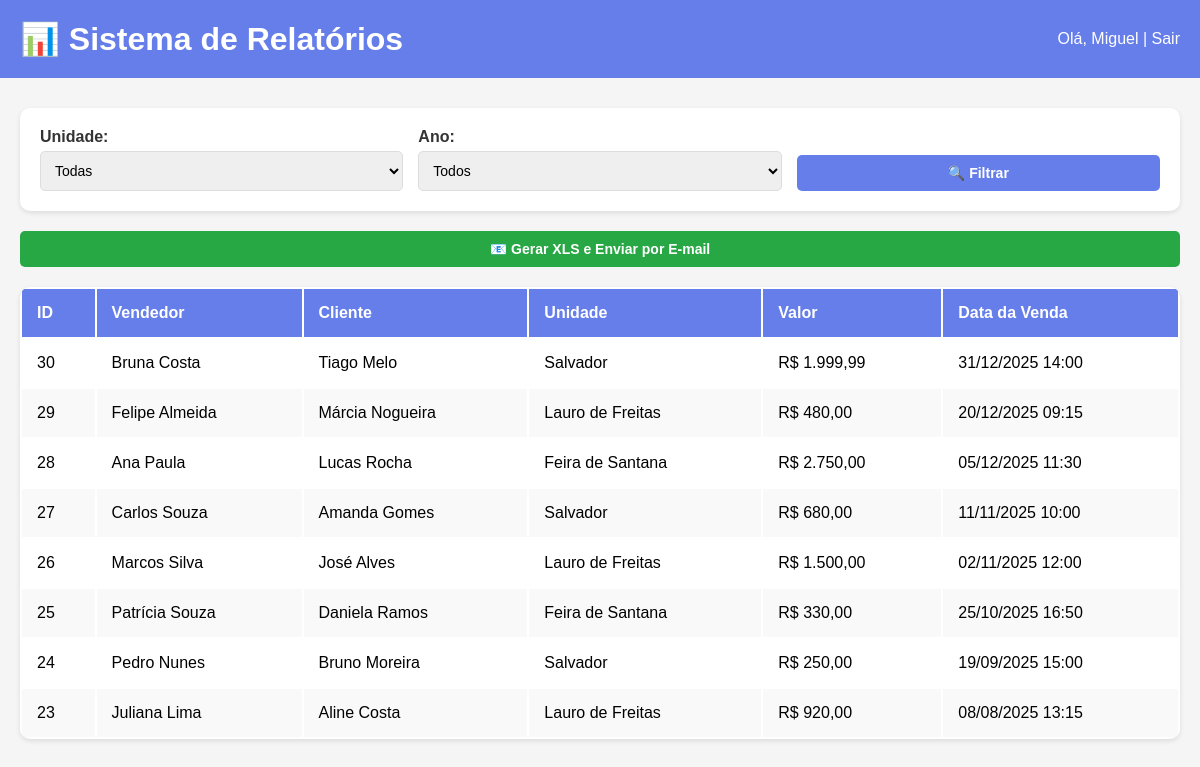
Page /app/public/dashboard.php (signed in) on the earlier database version.
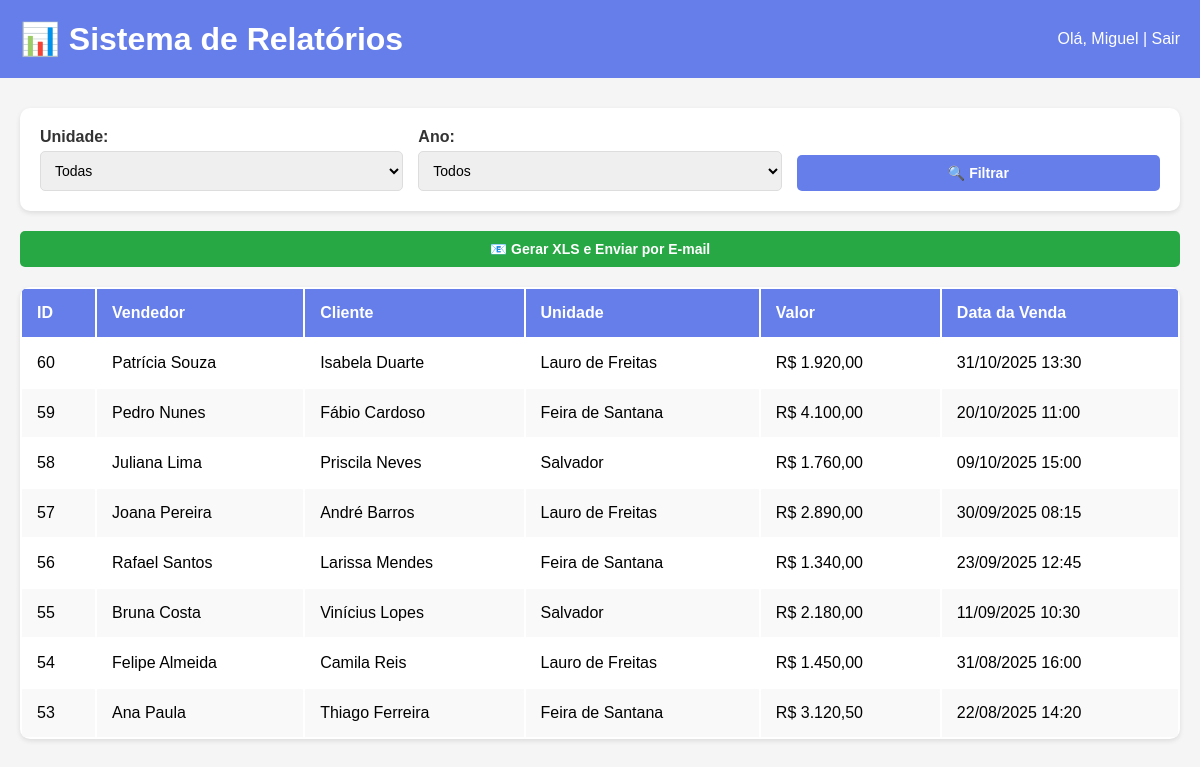
Same page on the later database version.
### tables this page shows
CREATE TABLE vendas (
    id INT AUTO_INCREMENT PRIMARY KEY,
    vendedor VARCHAR(100) NOT NULL,
    cliente VARCHAR(100) NOT NULL,
    unidade ENUM('Salvador', 'Feira de Santana', 'Lauro de Freitas') NOT NULL,
    valor_venda DECIMAL(10,2) NOT NULL,
    data_venda TIMESTAMP NOT NULL DEFAULT CURRENT_TIMESTAMP,
    criado_em DATETIME DEFAULT CURRENT_TIMESTAMP
);

### app/src/dashboard.php (called while the page is built, shortened)
<?php
$pdo = getConnection();
$sql = "SELECT * FROM vendas WHERE 1=1";
$params = [];
$sql .= " ORDER BY data_venda DESC LIMIT 8";
$stmt = $pdo->prepare($sql);
$stmt->execute($params);
$vendas = $stmt->fetchAll(PDO::FETCH_ASSOC);
?>

### app/public/dashboard.php (the view, shortened to what this page needs)
<?php require_once __DIR__ . '/../src/dashboard.php';?>
<!DOCTYPE html>
<html lang="pt-BR">
<head>
</head>
<body>
    <div class="header">
        <h1>📊 Sistema de Relatórios</h1>
        <div>
            Olá, <?= htmlspecialchars($_SESSION['usuario_nome']) ?> |
            <a href="logout.php">Sair</a>
        </div>
    </div>
    <div class="container">
        <div class="filtros">
            <form method="GET">
                <div class="form-group">
                    <label>Unidade:</label>
                    <select name="unidade">
                        <option value="">Todas</option>
                    </select>
                </div>
                <div class="form-group">
                    <label>Ano:</label>
                    <select name="ano">
                        <option value="">Todos</option>
                    </select>
                </div>
                <div class="form-group">
                    <button type="submit">🔍 Filtrar</button>
                </div>
            </form>
        </div>
        <form method="POST" style="margin-bottom: 20px;">
            <button type="submit" name="gerar_relatorio" class="success">
                📧 Gerar XLS e Enviar por E-mail
            </button>
        </form>
        <table>
            <thead>
                <tr>
                    <th>ID</th>
                    <th>Vendedor</th>
                    <th>Cliente</th>
                    <th>Unidade</th>
                    <th>Valor</th>
                    <th>Data da Venda</th>
                </tr>
            </thead>
            <tbody>
                <?php foreach ($vendas as $venda): ?>
                <tr>
                    <td><?= $venda['id'] ?></td>
                    <td><?= htmlspecialchars($venda['vendedor']) ?></td>
                    <td><?= htmlspecialchars($venda['cliente']) ?></td>
                    <td><?= htmlspecialchars($venda['unidade']) ?></td>
                    <td>R$ <?= number_format($venda['valor_venda'], 2, ',', '.') ?></td>
                    <td><?= date('d/m/Y H:i', strtotime($venda['data_venda'])) ?></td>
                </tr>
                <?php endforeach; ?>
            </tbody>
        </table>
    </div>
</body>
</html>

Differences in the rows shown:
no longer on this page (row edited): vendas: id "30", vendedor "Bruna Costa", cliente "Tiago Melo", unidade "Salvador", valor_venda "1.999,99", data_venda "31/12/2025 14:00"
no longer on this page (row edited): vendas: id "29", vendedor "Felipe Almeida", cliente "Márcia Nogueira", unidade "Lauro de Freitas", valor_venda "480,00", data_venda "20/12/2025 09:15"
no longer on this page (row edited): vendas: id "28", vendedor "Ana Paula", cliente "Lucas Rocha", unidade "Feira de Santana", valor_venda "2.750,00", data_venda "05/12/2025 11:30"
no longer on this page (row edited): vendas: id "27", vendedor "Carlos Souza", cliente "Amanda Gomes", unidade "Salvador", valor_venda "680,00", data_venda "11/11/2025 10:00"
no longer on this page (row edited): vendas: id "26", vendedor "Marcos Silva", cliente "José Alves", unidade "Lauro de Freitas", valor_venda "1.500,00", data_venda "02/11/2025 12:00"
no longer on this page (row edited): vendas: id "25", vendedor "Patrícia Souza", cliente "Daniela Ramos", unidade "Feira de Santana", valor_venda "330,00", data_venda "25/10/2025 16:50"
no longer on this page (row edited): vendas: id "24", vendedor "Pedro Nunes", cliente "Bruno Moreira", unidade "Salvador", valor_venda "250,00", data_venda "19/09/2025 15:00"
no longer on this page (row edited): vendas: id "23", vendedor "Juliana Lima", cliente "Aline Costa", unidade "Lauro de Freitas", valor_venda "920,00", data_venda "08/08/2025 13:15"
added vendas: id "60", vendedor "Patrícia Souza", cliente "Isabela Duarte", unidade "Lauro de Freitas", valor_venda "1.920,00", data_venda "31/10/2025 13:30"
added vendas: id "59", vendedor "Pedro Nunes", cliente "Fábio Cardoso", unidade "Feira de Santana", valor_venda "4.100,00", data_venda "20/10/2025 11:00"
added vendas: id "58", vendedor "Juliana Lima", cliente "Priscila Neves", unidade "Salvador", valor_venda "1.760,00", data_venda "09/10/2025 15:00"
added vendas: id "57", vendedor "Joana Pereira", cliente "André Barros", unidade "Lauro de Freitas", valor_venda "2.890,00", data_venda "30/09/2025 08:15"
added vendas: id "56", vendedor "Rafael Santos", cliente "Larissa Mendes", unidade "Feira de Santana", valor_venda "1.340,00", data_venda "23/09/2025 12:45"
added vendas: id "55", vendedor "Bruna Costa", cliente "Vinícius Lopes", unidade "Salvador", valor_venda "2.180,00", data_venda "11/09/2025 10:30"
added vendas: id "54", vendedor "Felipe Almeida", cliente "Camila Reis", unidade "Lauro de Freitas", valor_venda "1.450,00", data_venda "31/08/2025 16:00"
added vendas: id "53", vendedor "Ana Paula", cliente "Thiago Ferreira", unidade "Feira de Santana", valor_venda "3.120,50", data_venda "22/08/2025 14:20"
